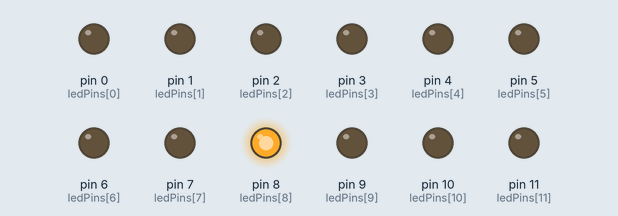
Recording of a sketch running on a simulated Arduino Uno, built with avr-gcc and run on an emulated ATmega328P. On the bench: output pins drawn as LEDs (lit = HIGH). Random numbers use the default seed unless the sketch sets one.

Above: at 0.1 s.
At 3.4 s:
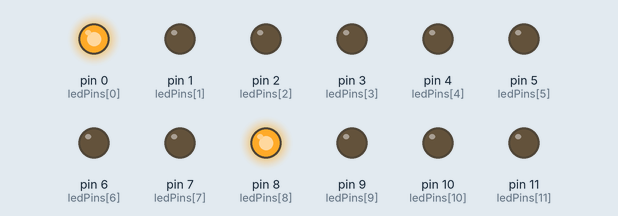
At 7.4 s:
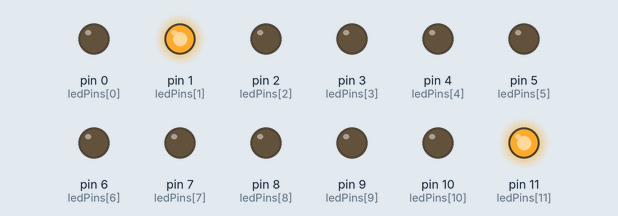
At 12.9 s:
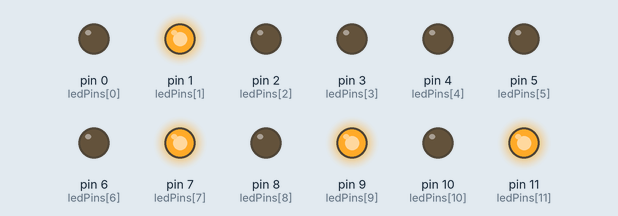
At 18.5 s:
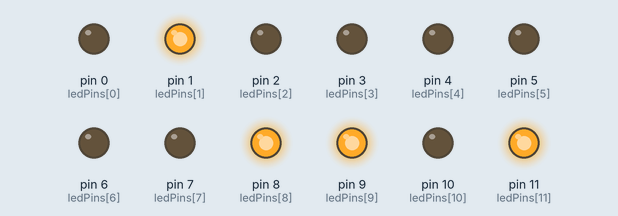
At 35.7 s:
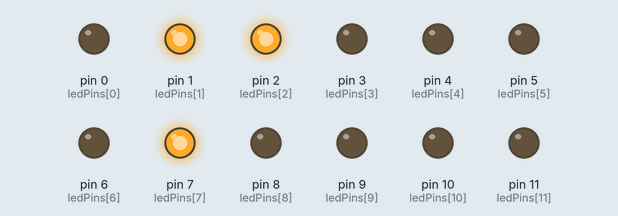
Timing chart, 0 to 40.0 s (numbered marks = the images above):
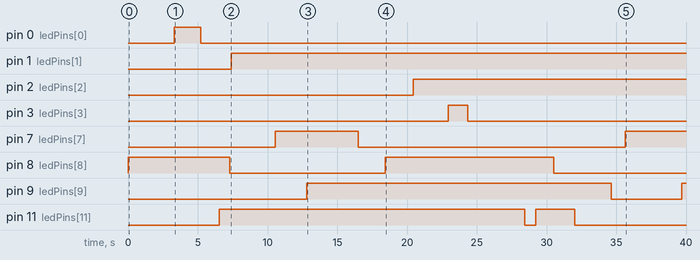

Measured:
- by itself, pin 0 (ledPins[0]): LOW → HIGH at 3.3 s, → LOW 1.9 s later
- by itself, pin 1 (ledPins[1]): LOW → HIGH at 7.4 s
- by itself, pin 2 (ledPins[2]): LOW → HIGH at 20.5 s
- by itself, pin 3 (ledPins[3]): LOW → HIGH at 23.0 s, → LOW 1.4 s later
- by itself, pin 7 (ledPins[7]): LOW → HIGH at 10.5 s, → LOW 6.0 s later, → HIGH 19.1 s later
- by itself, pin 8 (ledPins[8]): LOW → HIGH at 0.00 s, → LOW 7.3 s later, → HIGH 11.1 s later, → LOW 12.1 s later
- by itself, pin 9 (ledPins[9]): LOW → HIGH at 12.8 s, → LOW 21.8 s later, → HIGH 5.0 s later
- by itself, pin 11 (ledPins[11]): LOW → HIGH at 6.5 s, → LOW 21.9 s later, → HIGH 0.80 s later, → LOW 2.8 s later

The sketch:

masiondublink.ino
```cpp
// Déclaration des pins pour les LED optimisée (avancée)
const int ledPins[] = {0, 1, 2, 3, 4, 5, 6, 7, 8, 9, 10, 11};
const int numLeds = sizeof(ledPins) / sizeof(ledPins[0]);
// Déclaration des autres leds
int randomLed = 0;
int tempsmini = 30;
int tempsmaxi = 2300;

void setup() {
  // Initialisation des pins des LED en sortie (avancée)
  for (int i = 0; i < numLeds; i++) {
    pinMode(ledPins[i], OUTPUT);
    digitalWrite(ledPins[i], LOW);
  }

  // Initialisation du générateur de nombres aléatoires
  randomSeed(analogRead(A0));
}

void loop() {
  // Choisit et allume une LED aléatoire
  randomLed = random(0, numLeds);
  digitalWrite(ledPins[randomLed], HIGH);
  // Attend un temps aléatoire
  delay(random(tempsmini, tempsmaxi));

  // Choisit et éteint une LED aléatoire
  randomLed = random(0, numLeds);
  digitalWrite(ledPins[randomLed], LOW);
  // Attend un temps aléatoire
  delay(random(tempsmini, tempsmaxi));
}
```
